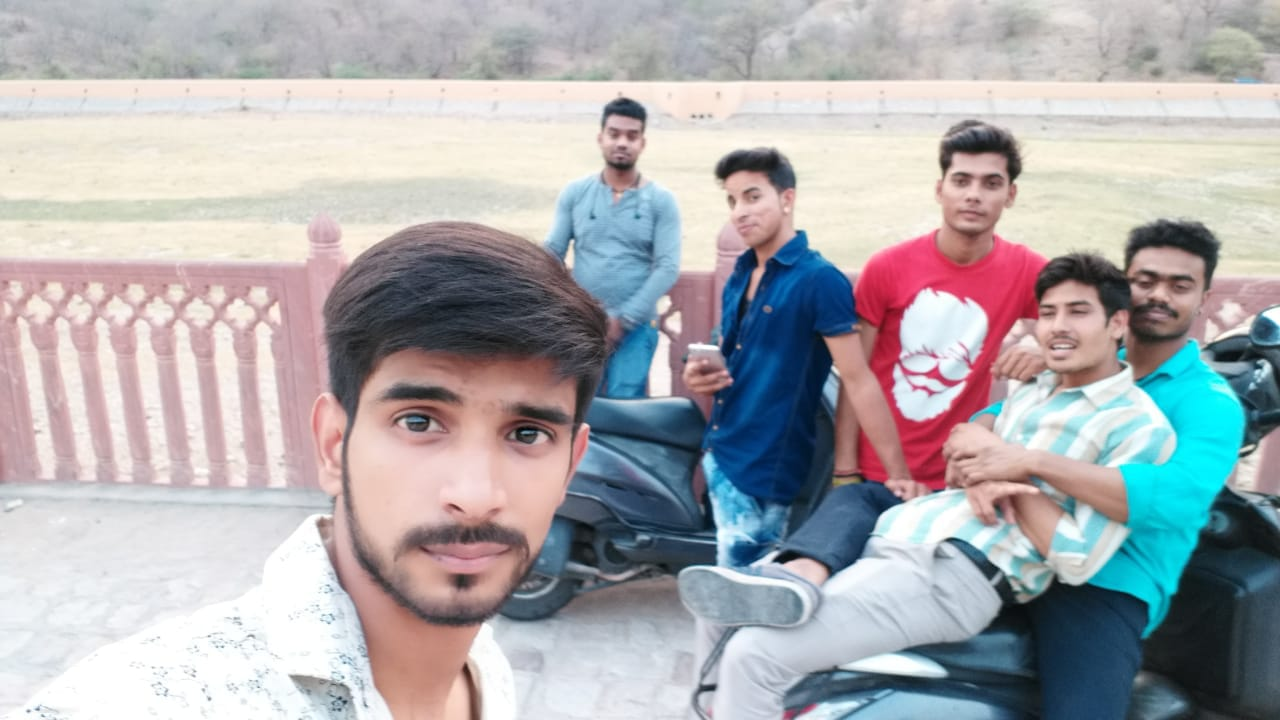
#> input picture OpenCv/images/image1.jpg, 1280 x 720 px
$ python 20.Histogram.py
#> lines starting #> are read from the running program, lines starting #| are printed output that depends on the picture; after the words box and inside, x2 and y2 are one past the last pixel; in counts of white or black regions, pixels touching at a corner belong together

# In this section we will see how to make the histogram of an images
# histogram are very useful to analysis the density and intensity of pixle on some certain region.

# first import the module
import cv2 as cv
import numpy as np
import matplotlib.pyplot as plt  # to draw the histogram by using the matplotlib

# load the image by using the cv.imread() function
img = cv.imread("images/image1.jpg")
#> img is the input picture: shape (720, 1280, 3); mean B, G, R 175.3, 172.1, 173

# 1. first we will see the intensity of grayscale image
gray = cv.cvtColor(img, cv.COLOR_BGR2GRAY)
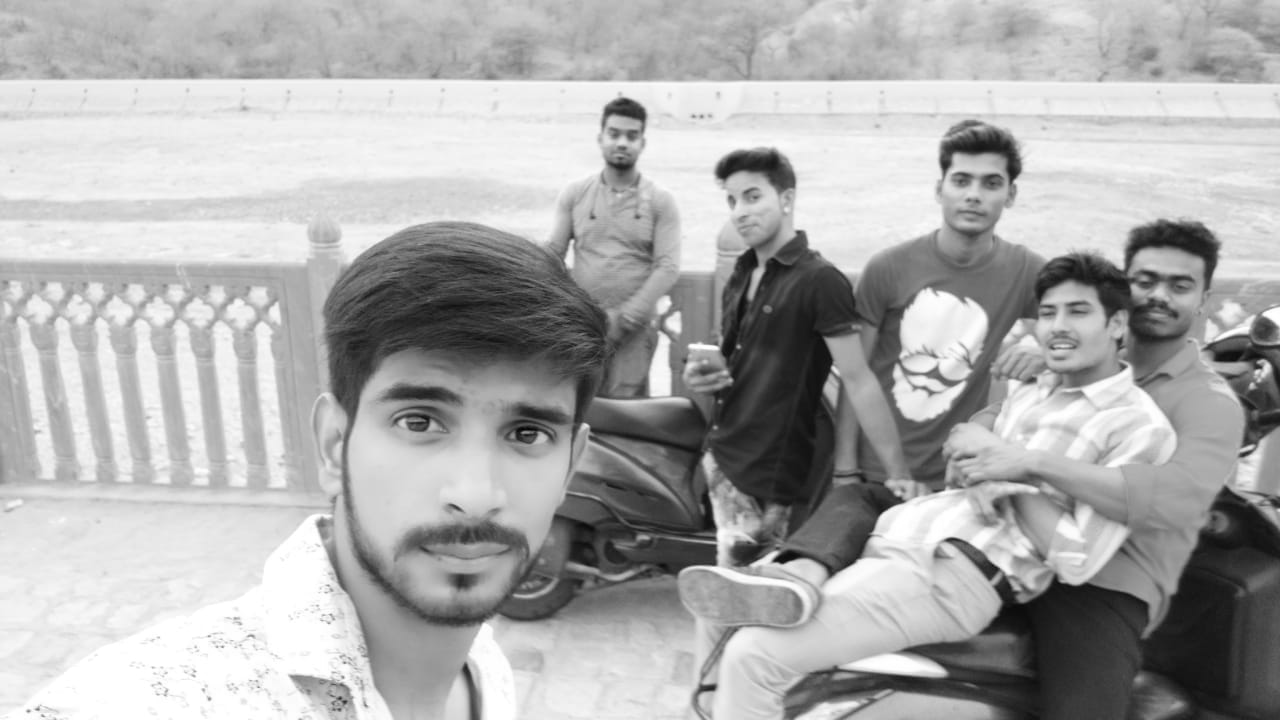
#> gray: shape (720, 1280); min 2, max 255, mean 172.7

# now we will calculate the hist values
# calcHist(images, channels, mask, histSize, ranges[, hist[, accumulate]]) -> hist
gray_hist = cv.calcHist([gray], [0], None, [256], [0, 256])
#> gray_hist = 256 values, max 19500 at index 255, min 0 at index 0, mean 3600

# now to plot the histogram we will use the matplotlib

plt.plot(gray_hist, color='gray')
plt.title("GrayScale Histogram")
plt.show()
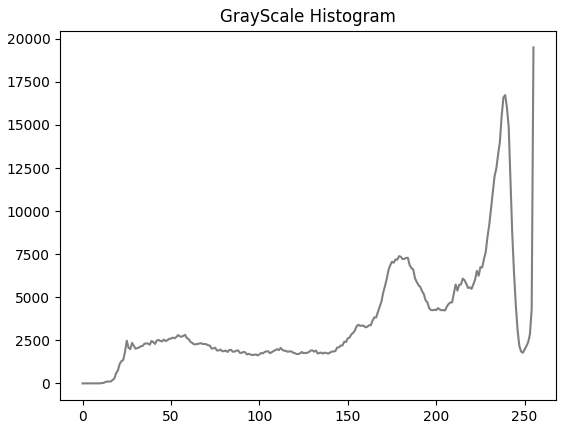
#> figure drawn by matplotlib, 1 panel; curve peaks at x = 255, y = 19500

# From result we can see the histogram plot which show that there is high intensity pixels density is more greater
# than the low intensity pixels.

# 2. Now we will make a mask to calculate the histogram result on the selected result

mask = np.zeros(img.shape[:2], 'uint8')
width, height = mask.shape[:2]
#> width = 720; height = 1280
circle = cv.circle(mask, (height//2-200, width//2), 300, (255, 255, 255), -1)
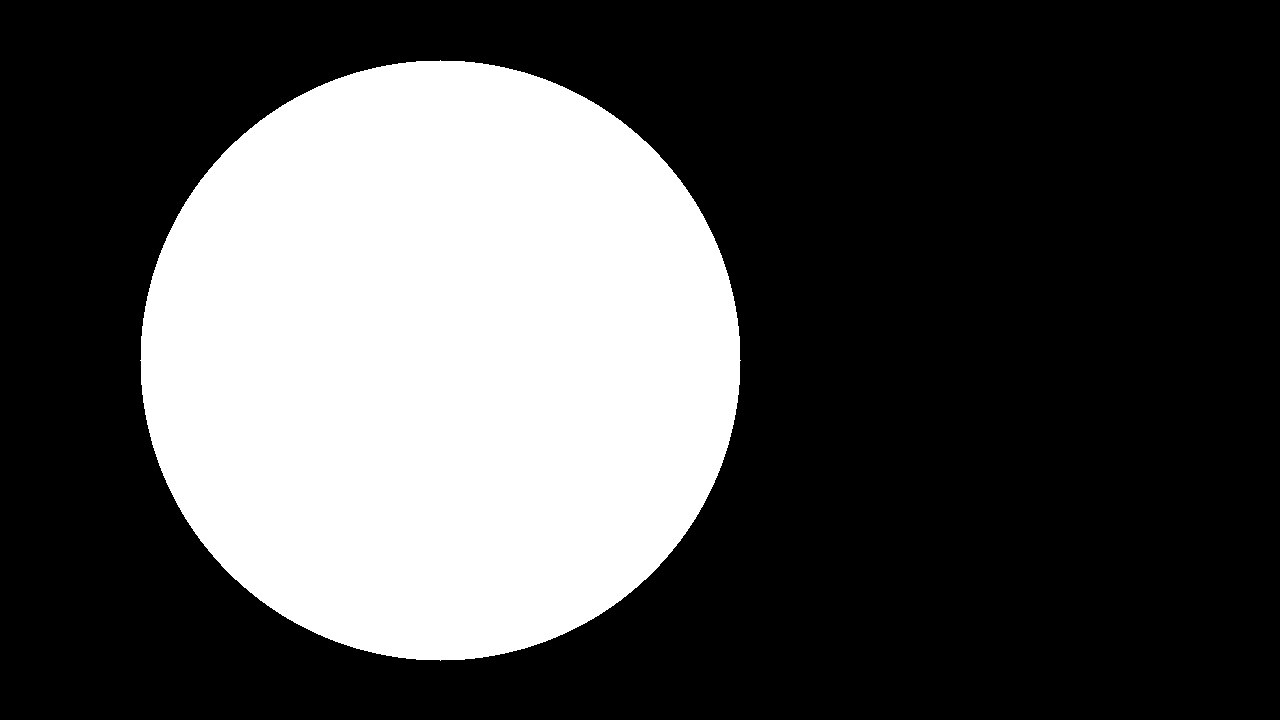
#> mask: shape (720, 1280); 30.7% white; 1 white region, box (x1, y1, x2, y2) and area: (140, 60, 741, 661) 282697
mask = cv.bitwise_and(gray, gray, mask=circle)
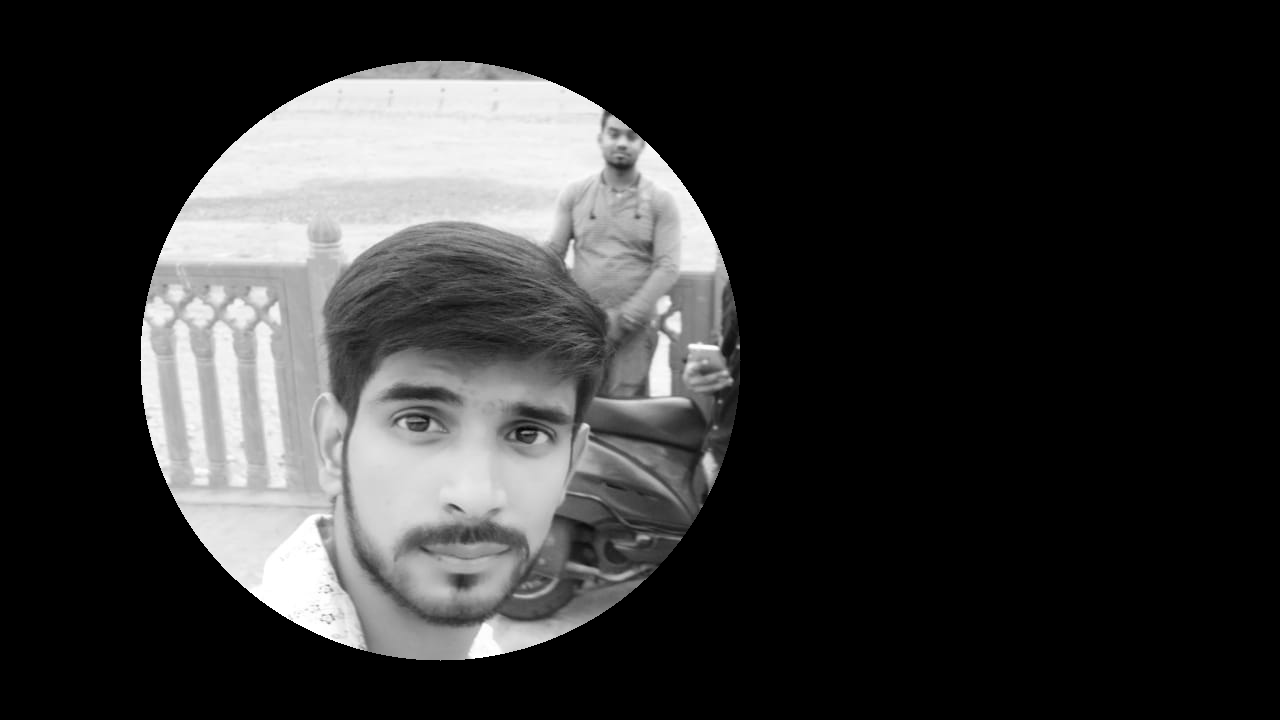
#> mask: shape (720, 1280); min 0, max 255, mean 51.1
cv.imshow("mask", mask)

# Now we will apply this mask on the calcHist function

hist2 = cv.calcHist([gray], [0], mask, [256], (0, 256))
#> hist2 = 256 values, max 6972 at index 241, min 0 at index 0, mean 1104.3
plt.plot(gray_hist, color='gray')
plt.title("GrayScale Masked Histogram")
plt.show()
#> figure, not shown here; curve peaks at x = 255, y = 19500

# as you see the both plots have slightly different curve
# display the image by using the cv.imshow() function.
# cv.imshow("Image", img)

# to hold the display window we need to use waitKey(0) function.
cv.waitKey(0)

$ run again, with OpenCv/images/Image3.JPG copied over OpenCv/images/image1.jpg
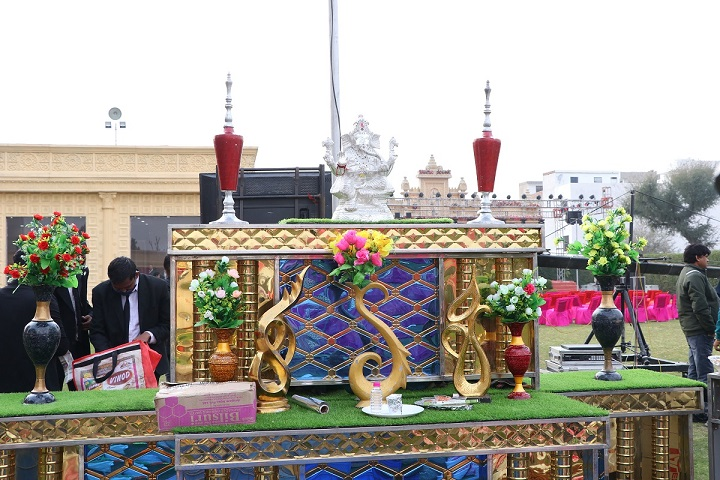
#> input picture OpenCv/images/Image3.JPG, 720 x 480 px
#> img is the input picture: shape (480, 720, 3); mean B, G, R 155.5, 163.1, 168.5
#> `gray = cv.cvtColor(img, cv.COLOR_BGR2GRAY)`:
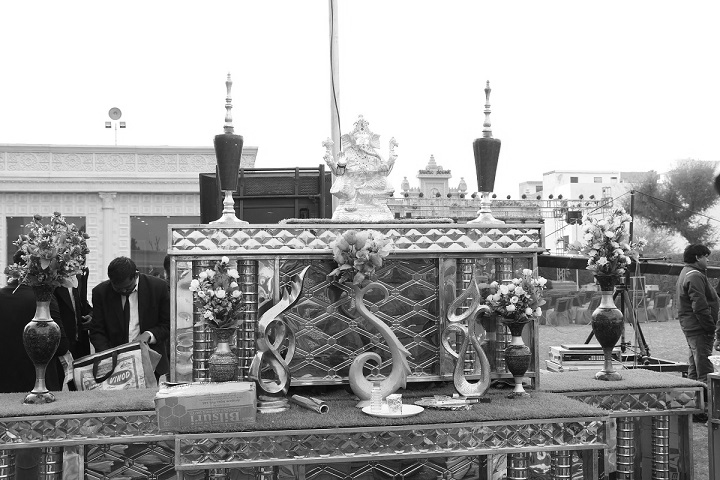
#> gray: shape (480, 720); min 0, max 255, mean 163.8
#> gray_hist = 256 values, max 104855 at index 255, min 11 at index 0, mean 1350
#> `mask = cv.bitwise_and(gray, gray, mask=circle)`:
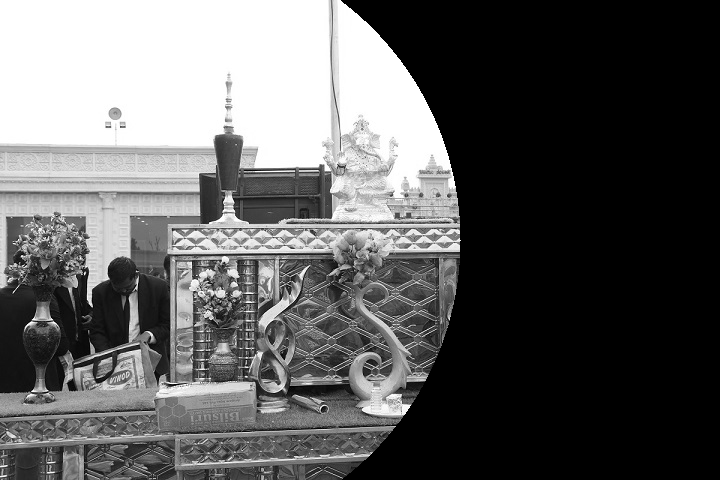
#> mask: shape (480, 720); min 0, max 255, mean 94.3
#> hist2 = 256 values, max 54609 at index 255, min 0 at index 0, mean 795.6

$ run again, with OpenCv/images/image2.jpg copied over OpenCv/images/image1.jpg
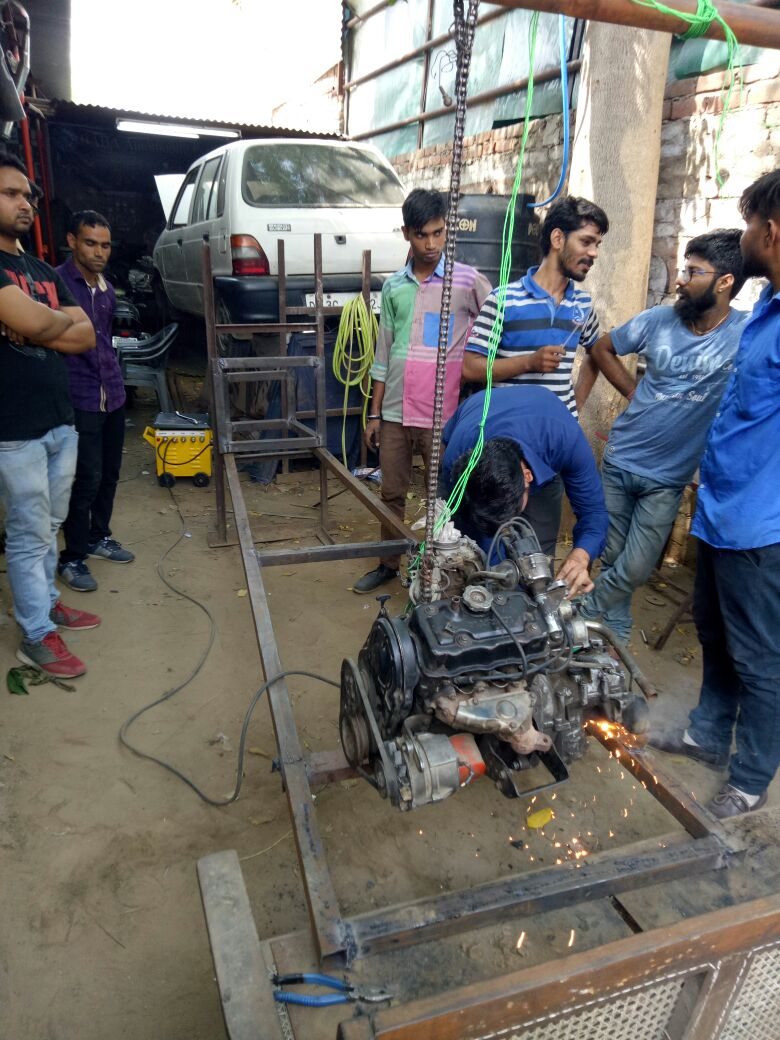
#> input picture OpenCv/images/image2.jpg, 780 x 1040 px
#> img is the input picture: shape (1040, 780, 3); mean B, G, R 108.1, 110.1, 110.9
#> `gray = cv.cvtColor(img, cv.COLOR_BGR2GRAY)`:
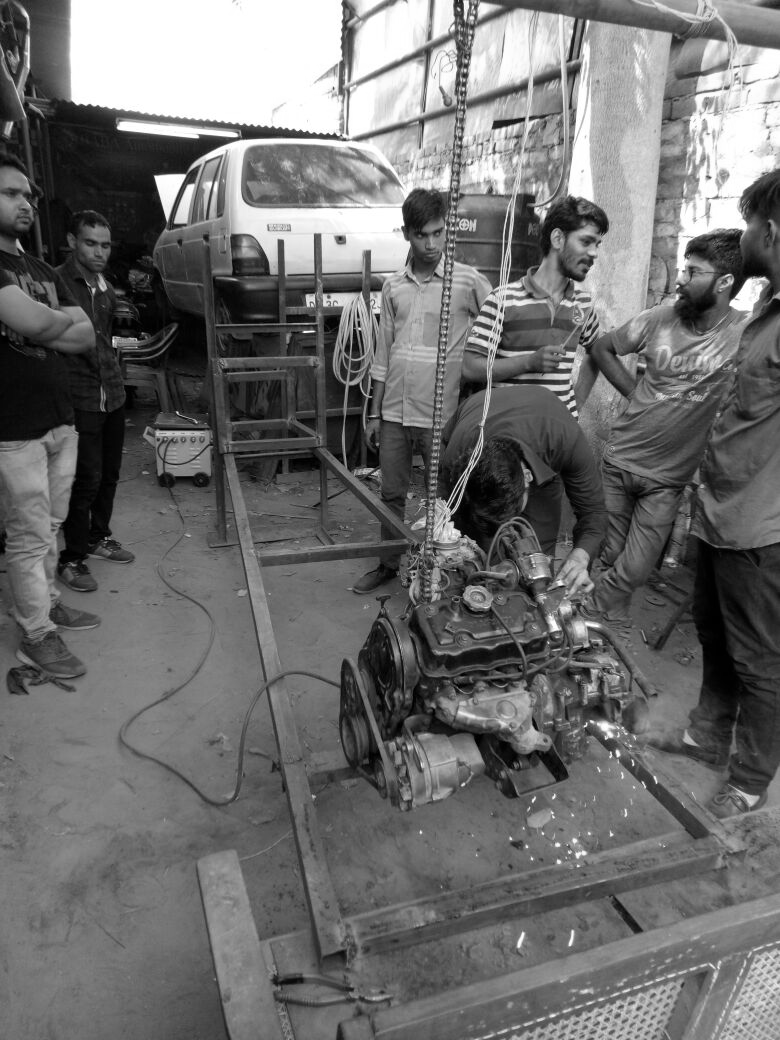
#> gray: shape (1040, 780); min 0, max 255, mean 110.1
#> gray_hist = 256 values, max 35189 at index 255, min 373 at index 0, mean 3168.8
#> `mask = cv.bitwise_and(gray, gray, mask=circle)`:
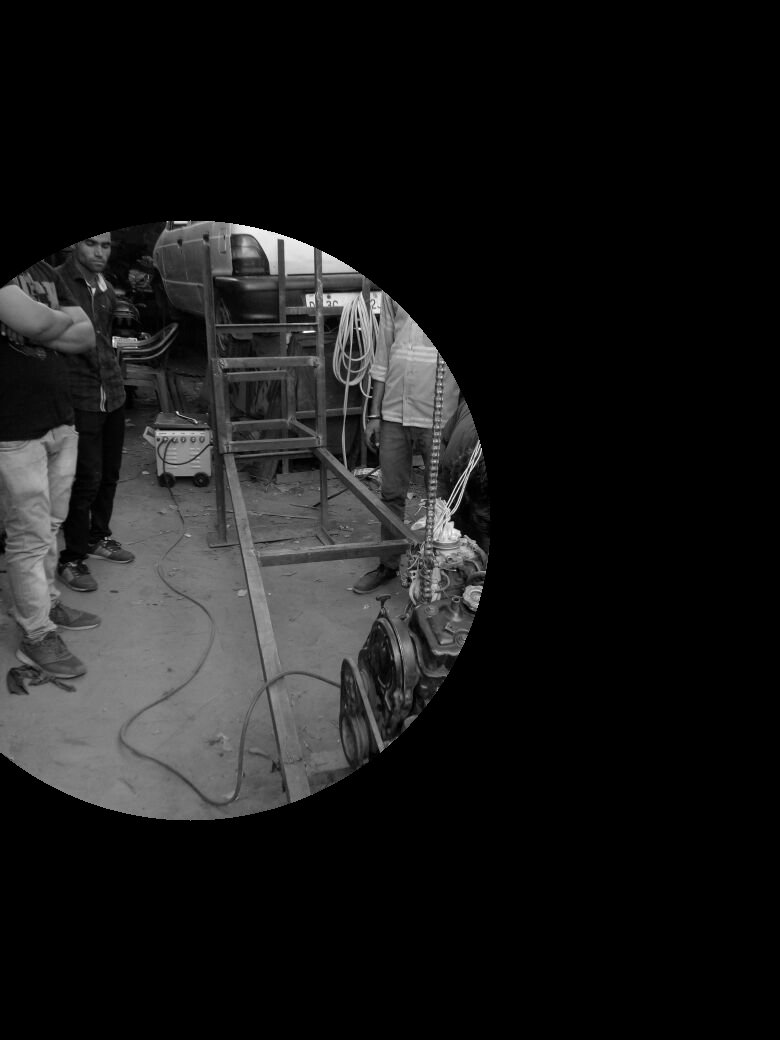
#> mask: shape (1040, 780); min 0, max 255, mean 25.4
#> hist2 = 256 values, max 3548 at index 117, min 0 at index 0, mean 966.2
